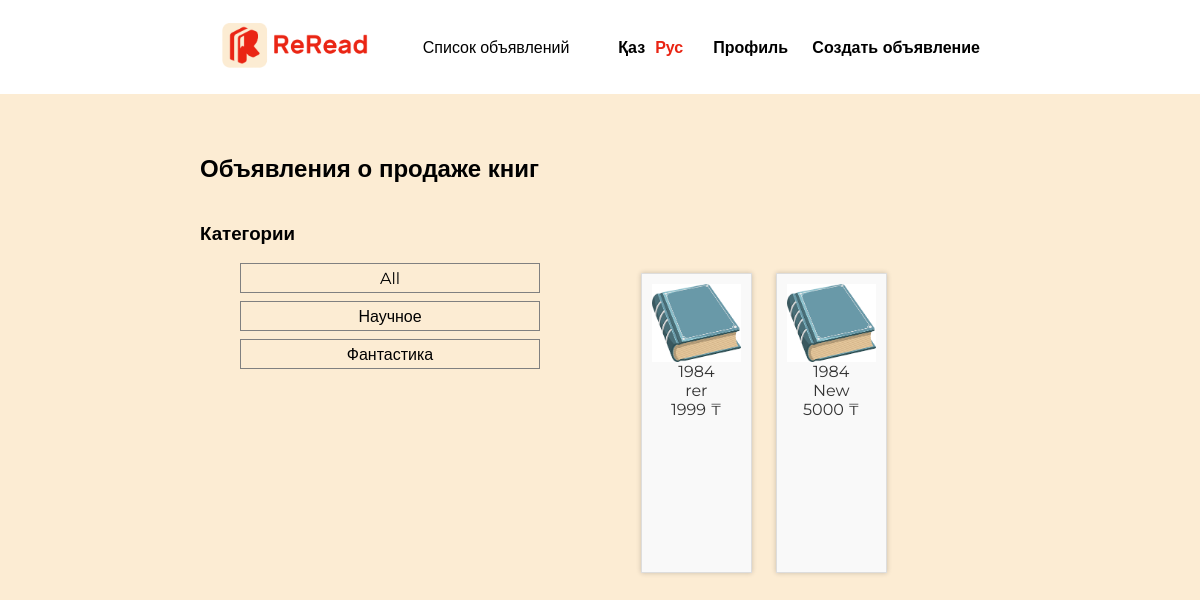
Page /books on the earlier database version.
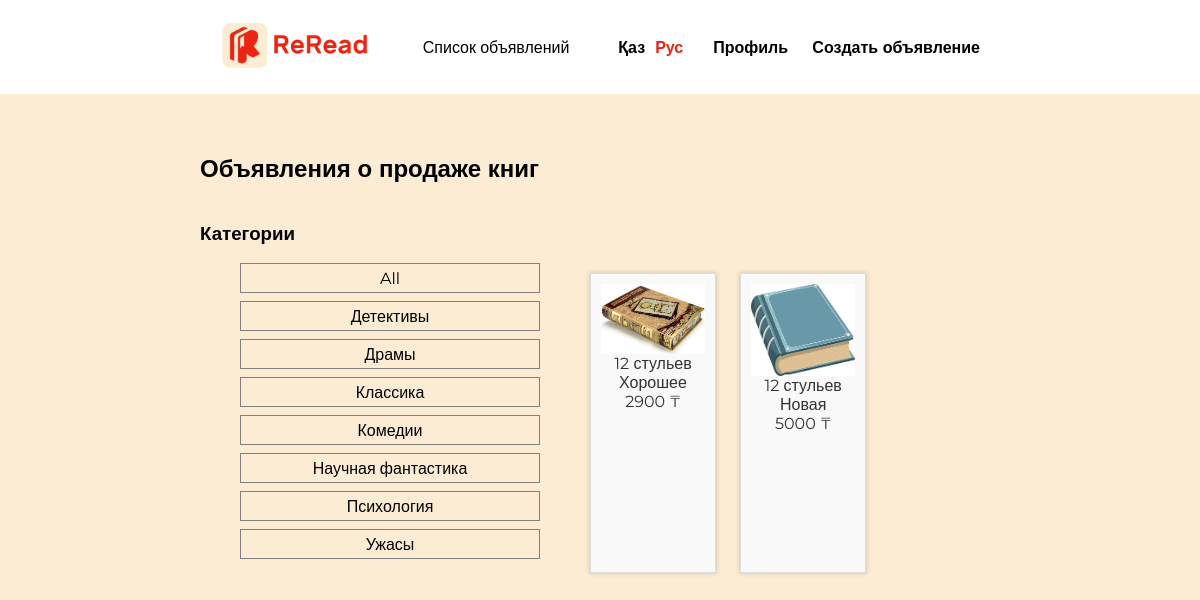
Same page on the later database version.
### reSite/models.py (models this page shows, shortened)
class Category(models.Model):
    name = models.CharField(max_length=200, db_index=True)
    slug = models.SlugField(max_length=200, db_index=True, unique=True)
    image = models.ImageField(upload_to='categories/', blank=True)
    class Meta:
        ordering = ('name',)
        verbose_name = 'Категория'
        verbose_name_plural = 'Категории'
    def get_absolute_url(self):
        return reverse('reSite:product_list_by_category',
                        args=[self.slug])

class Advertisement(models.Model):
    avatar = models.ImageField(upload_to='advertisement_avatars/', blank=True, null=True)
    price = models.DecimalField(max_digits=10, decimal_places=0)
    available = models.BooleanField(default=True)
    book = models.ForeignKey(Book, on_delete=models.CASCADE)
    source = models.CharField(max_length=255)  # Олх, Флип КЗ, Меломан и т.д.
    condition = models.CharField(max_length=255)  # Новая, б/у, электронная и т.д.
    seller = models.ForeignKey(CustomUser, on_delete=models.CASCADE)
    slug = models.SlugField(unique=True, max_length=200, allow_unicode=True, null=True, blank=True)
    unique_number = models.PositiveIntegerField(unique=True, editable=False)
    class Meta:
        ordering = ('price',)
        index_together = (('id', 'slug'),)
    def get_absolute_url(self):
        return reverse('reSite:book_listing_detail', args=[str(self.slug)])

class Book(models.Model):
    avatar = models.ImageField(upload_to='book_avatars/', blank=True, null=True)
    title = models.CharField(max_length=255)
    author = models.CharField(max_length=255)
    year = models.IntegerField(validators=[MinValueValidator(1000), MaxValueValidator(9999)])
    category = models.ForeignKey(Category, related_name='products', on_delete=models.CASCADE)

### reSite/views.py (the view)
# urls.py: path('books', views.product_list, name='listings'),
def product_list(request, category_slug=None):
    category = None
    categories = Category.objects.all()
    products = Advertisement.objects.filter(available=True)
    if category_slug:
        category = get_object_or_404(Category, slug=category_slug)
        products = Advertisement.objects.filter(book__category=category)
    return render(request,
                  'books/list.html',
                  {'category': category,
                   'categories': categories,
                   'products': products,
                    'default_avatar_url': default_advertisement_avatar_url,
                    })

### reSite/templates/books/list.html (shortened to what this page needs)
{% extends "reSite/header.html" %}
{% load static %}
{% load i18n %}
{% get_current_language as language_code %}
    {% block extra_css %}
        <link rel="stylesheet" href="{% static 'reSite/listing_list.css' %}">
    {% endblock %}
                {% block content %}
                  <h2>{% trans 'Объявления о продаже книг' %}</h2>
                  <div class="catss">
                    <div id="sidebar">
                        <h3>{% trans 'Категории' %}</h3>
                        <ul>
                            <li class="cats" {% if not category %}class="selected"{% endif %}>
                                <a href="{% url "reSite:listings" %}">All</a>
                            </li>
                            {% for c in categories %}
                                <li class="cats" {% if category.slug == c.slug %}class="selected"{% endif %}>
                                    <a href="{{ c.get_absolute_url }}">{{ c.name }}</a>
                                </li>
                            {% endfor %}
                        </ul>
                    </div>
                      <ul class="ul-list">
                        {% for product in products %}
                          <div class="item">
                              <a href="{{ product.get_absolute_url }}">
                                {% if product.avatar %}
                                    <img src="{{ product.avatar.url }}" alt="Аватар пользователя">
                                {% else %}
                                    <img src="{{ default_avatar_url }}" alt="Фотография по умолчанию">
                                {% endif %}
                                {{ product.book.title }} <br>
                                {{ product.condition }} <br>
                                {{ product.price }} ₸ <br>
                              </a>
                          </div>
                        {% empty %}
                          <p>Нет доступных объявлений.</p>
                        {% endfor %}
                      </ul>
                  </div>
                {% endblock %}

### reSite/templates/reSite/header.html (shortened to what this page needs)
{% load static %}
{% load i18n %}
{% get_current_language as language_code %}
<!DOCTYPE html>
<html lang="{{ language_code }}">
<head>
    <link rel="stylesheet" href="{% static 'reSite/header.css' %}">
    <link rel="stylesheet" href="{% static 'reSite/universal.css' %}">
    {% block extra_css %}{% endblock %}
</head>
<body>
    <header class="header">
        <div class="container">
            <nav>
                <div class="nav-left">
                    <div class="nav-logo">
                        <a href="{% url 'reSite:index' %}">
                          <img class="nav__logo" src="{% static 'img/reread-fulllogo.png' %}" alt="ReRead"/>
                        </a>
                    </div>
                </div>
                <a href="{% url 'reSite:listings' %}">{% trans 'Список объявлений' %}</a>
                <div class="nav-right">
                    <div class="nav-langs">
                        <a href="{% url 'set_language' %}" class="nav__lang {% if LANGUAGE_CODE == 'kk' %}active{% endif %}" onclick="event.preventDefault(); document.getElementById('language-form').language.value = 'kk'; document.getElementById('language-form').submit();">Қаз</a>
                        <a href="{% url 'set_language' %}" class="nav__lang {% if LANGUAGE_CODE == 'ru' %}active{% endif %}" onclick="event.preventDefault(); document.getElementById('language-form').language.value = 'ru'; document.getElementById('language-form').submit();">Рус</a>
                    </div>
                    <div class="nav-icons">
                        {% if user.is_authenticated %}
                            <a href="{% url 'reSite:view_profile' %}">{% trans 'Профиль' %}</a>
                        {% else %}
                            <a href="{% url 'reSite:login' %}">Профиль</a>
                        {% endif %}
                        <a href="{% url 'reSite:create_listing' %}">{% trans 'Создать объявление' %}</a>
                    </div>
                </div>
            </nav>
        </div>
    </header>
    <div class="main">
        <div class="container">
            {% block content %}{% endblock %}
        </div>
    </div>
            {% get_available_languages as LANGUAGES %}
            {% get_language_info_list for LANGUAGES as languages %}
</body>
</html>

### reSite/static/reSite/header.css (style rules this page uses)
.header { background-color: #ffffff; color: white; padding: 20px; }
nav { display: flex; justify-content: space-between; align-items: center; }
.nav-left { float: left; }
.nav__logo { height: 50px; }
.nav-right { float: right; display: flex; align-items: center; }
.nav-langs { display: flex; align-items: center; }
.nav__lang { margin-right: 10px; text-decoration: none; font-weight: bold; }
.nav__lang.active { color: #e92413; }
.nav-icons a { text-decoration: none; margin-left: 20px; font-weight: bold; }

### reSite/static/reSite/universal.css (style rules this page uses)
* { box-sizing: border-box; font-family: "Montserrat", sans-serif; color: black; }
html { background-color: #fcecd3; }
body { margin: 0; padding: 0; }
a { text-decoration: none; }
.container { max-width: 1920px; margin: 0 auto; padding: 0px 200px; }
.main { padding-top: 40px; }

### reSite/static/reSite/listing_list.css (style rules this page uses)
.item { background-color: #f9f9f9; border: 1px solid #ddd; padding: 10px; margin: 10px; box-sizing: border-box; width: 30%; display: inline-block; vertical-align: top; box-shadow: 0 0 5px rgba(0, 0, 0, 0.2); text-align: center; min-height: 300px; }
.item img { max-width: 100%; height: auto; display: block; margin: 0 auto; }
.item a { text-decoration: none; color: #333; }
.cats { border: 1px solid gray; width: 300px; height: 30px; margin-top: 8px; padding: 5px 0; list-style: none; text-align: center; }
#sidebar { width: 600px; }
.catss { display: flex; flex-direction: row; }
.ul-list { margin-top: 60px; }

Differences in the rows shown:
removed Category: name "Научное"
removed Category: name "Фантастика"
removed Advertisement: book "1984", condition "rer", price "1999"
removed Advertisement: book "1984", condition "New", price "5000"
added Category: name "Детективы"
added Category: name "Драмы"
added Category: name "Классика"
added Category: name "Комедии"
added Category: name "Научная фантастика"
added Category: name "Психология"
added Category: name "Ужасы"
added Advertisement: avatar (picture), book "12 стульев", condition "Хорошее", price "2900"
added Advertisement: book "12 стульев", condition "Новая", price "5000"
